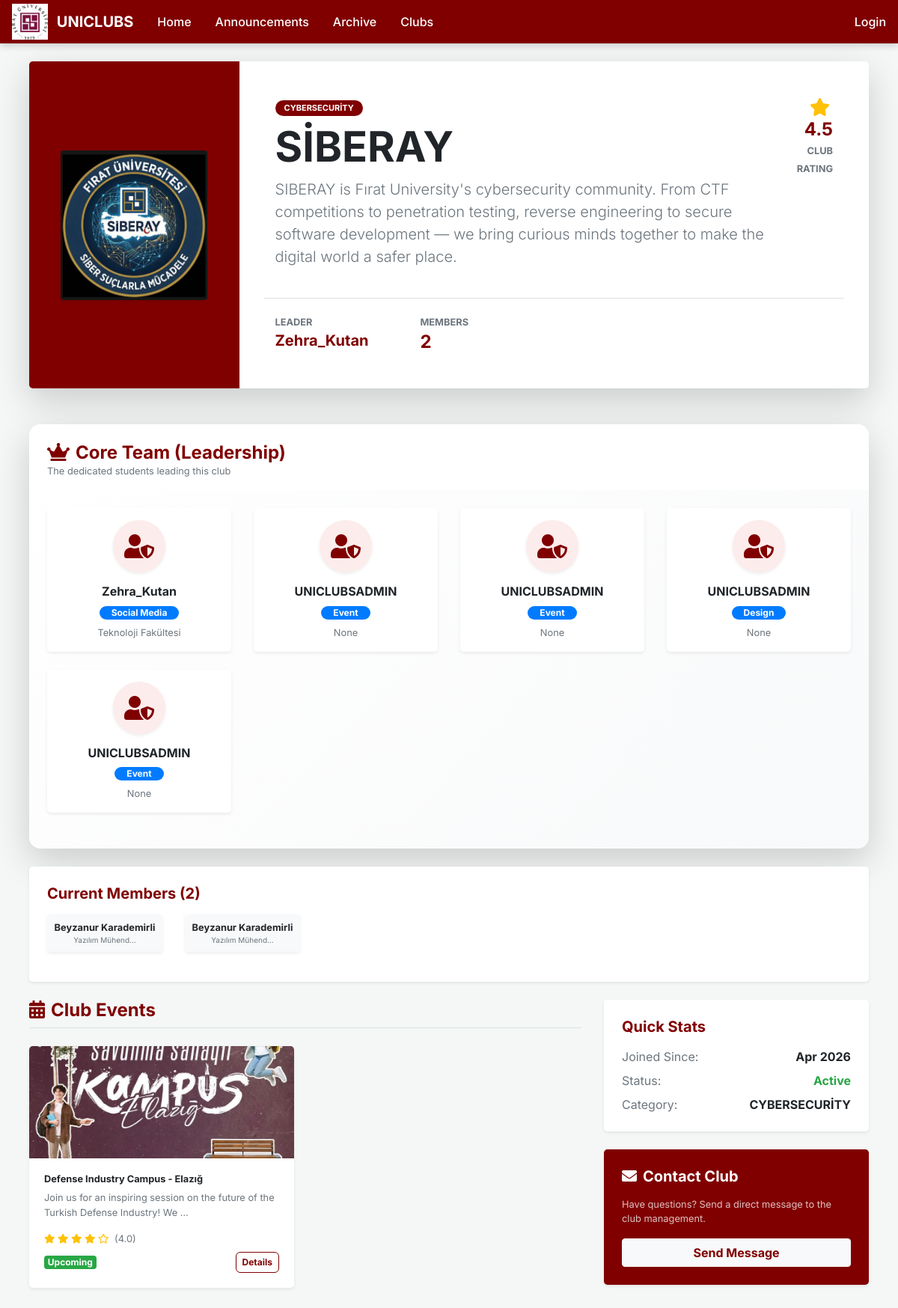
The app's page /clubs/1/ with its own data.
### app/models.py (models this page shows, shortened)
class Club(models.Model): # Stores club profile, recruitment status, and admin links | Kulüp profili, alım durumu ve admin bağlantılarını tutar
    name = models.CharField(max_length=200)
    description = models.TextField(blank=True)
    logo = models.ImageField(upload_to='club_logos/', blank=True, null=True)
    category = models.CharField(max_length=100, blank=True)
    is_active = models.BooleanField(default=True)
    is_approved = models.BooleanField(default=False)
    is_recruiting = models.BooleanField(default=False)
    is_core_team_recruiting = models.BooleanField(default=False)
    leader = models.CharField(max_length=200, blank=True, null=True, help_text="Name of the club leader")
    created_at = models.DateTimeField(default=timezone.now)
    admin_user = models.OneToOneField(User, on_delete=models.SET_NULL, null=True, blank=True, related_name='managed_club')
    class Meta:
        ordering = ['-created_at']

class CoreTeamApplication(models.Model): # Manages applications for specialized club management roles | Uzmanlaşmış kulüp yönetim rolleri için başvuruları yönetir
    DEPARTMENT_CHOICES = [
        ('Event', 'Event'),
        ('Design', 'Design'),
        ('Sponsorship', 'Sponsorship'),
        ('Project', 'Project'),
        ('Social Media', 'Social Media'),
        ('Coordinator', 'Coordinator'),
    ]
    STATUS_CHOICES = [
        ('pending', 'Pending'),
        ('approved', 'Approved'),
        ('rejected', 'Rejected'),
    ]
    student = models.ForeignKey(Student, on_delete=models.CASCADE, related_name='core_team_apps')
    club = models.ForeignKey(Club, on_delete=models.CASCADE, related_name='core_team_apps')
    department = models.CharField(max_length=50, choices=DEPARTMENT_CHOICES)
    status = models.CharField(max_length=20, choices=STATUS_CHOICES, default='pending')
    applied_at = models.DateTimeField(default=timezone.now)

class Student(models.Model): # Base model for student academic and contact information | Öğrenci akademik ve iletişim bilgileri için temel model
    full_name = models.CharField(max_length=200)
    student_id = models.CharField(max_length=20, unique=True)
    department = models.CharField(max_length=200)
    faculty = models.CharField(max_length=200, blank=True, null=True)
    grade = models.CharField(max_length=50, blank=True, null=True)
    email = models.EmailField(unique=True)
    year = models.IntegerField(default=1)
    created_at = models.DateTimeField(default=timezone.now)
    class Meta:
        ordering = ['-created_at']

class Event(models.Model): # Event definition with logic for attendance and average ratings | Katılım ve ortalama puanlama mantığıyla etkinlik tanımı
    STATUS_CHOICES = [
        ('upcoming', 'Upcoming'),
        ('ongoing', 'Ongoing'),
        ('past', 'Past'),
    ]
    title = models.CharField(max_length=200)
    description = models.TextField()
    club = models.ForeignKey(Club, on_delete=models.CASCADE, related_name='events')
    location = models.CharField(max_length=200, blank=True)
    event_date = models.DateField()
    event_time = models.TimeField(blank=True, null=True)
    status = models.CharField(max_length=20, choices=STATUS_CHOICES, default='upcoming')
    is_approved = models.BooleanField(default=False)
    max_participants = models.IntegerField(default=100)
    image = models.ImageField(upload_to='event_images/', blank=True, null=True)
    created_at = models.DateTimeField(default=timezone.now)
    @property
    def average_rating(self):
        ratings = self.ratings.all()
        if not ratings:
            return 0
        return round(sum(r.score for r in ratings) / ratings.count(), 1)
    class Meta:
        ordering = ['-event_date']

class EventRating(models.Model): # Collects numeric scores and comments for completed events | Tamamlanan etkinlikler için sayısal puan ve yorum toplar
    event = models.ForeignKey(Event, on_delete=models.CASCADE, related_name='ratings')
    student = models.ForeignKey(Student, on_delete=models.CASCADE, related_name='ratings')
    score = models.IntegerField(choices=[(i, str(i)) for i in range(1, 6)])
    comment = models.TextField(blank=True)
    rated_at = models.DateTimeField(default=timezone.now)
    class Meta:
        unique_together = ('event', 'student')

### app/views.py (the view)
# urls.py: path('clubs/<int:pk>/', views.club_detail, name='club_detail'),
def club_detail(request, pk):
    club = get_object_or_404(Club, pk=pk)
    today = timezone.now().date()
    events = club.events.filter(is_approved=True, event_date__gte=today).order_by('event_date')
    members = Student.objects.filter(membership_requests__club=club, membership_requests__status='approved')
    all_ratings = EventRating.objects.filter(event__club=club)
    avg_rating = None
    if all_ratings.exists():
        avg_rating = round(sum(r.score for r in all_ratings) / all_ratings.count(), 1)
    core_team = CoreTeamApplication.objects.filter(club=club, status='approved')
    return render(request, 'app/club_detail.html', {
        'club': club,
        'events': events,
        'members': members,
        'core_team': core_team,
        'avg_rating': avg_rating,
    })

### app/templates/app/club_detail.html (shortened to what this page needs)
{% extends "app/layout.html" %}
{% block content %}
<div class="container-fluid px-4">
    <div class="row mb-5">
        <div class="col-12">
            <div class="card border-0 shadow-lg rounded-lg overflow-hidden">
                <div class="row no-gutters">
                    <div class="col-md-3 bg-maroon d-flex align-items-center justify-content-center p-4" style="min-height: 250px;">
                        {% if club.logo %}
                            <img src="{{ club.logo.url }}" class="img-fluid rounded shadow-sm" alt="{{ club.name }}" style="max-height: 200px;">
                        {% else %}
                            <i class="fas fa-users fa-6x text-white opacity-25"></i>
                        {% endif %}
                    </div>
                    <div class="col-md-9">
                        <div class="card-body p-5">
                            <div class="d-flex justify-content-between align-items-start">
                                <div>
                                    <span class="badge badge-maroon mb-2">{{ club.category }}</span>
                                    <h1 class="display-4 font-weight-bold mb-0">{{ club.name }}</h1>
                                    <p class="text-muted lead mt-2">{{ club.description }}</p>
                                </div>
                                <div class="text-right">
                                    <div class="h4 font-weight-bold text-maroon mb-0">
                                        <i class="fas fa-star text-warning mr-1"></i>
                                        {% if avg_rating %}{{ avg_rating }}{% else %}N/A{% endif %}
                                    </div>
                                    <small class="text-muted text-uppercase font-weight-bold">Club Rating</small>
                                </div>
                            </div>
                            <div class="row mt-4 pt-4 border-top">
                                <div class="col-md-3">
                                    <h6 class="text-muted small text-uppercase font-weight-bold mb-1">Leader</h6>
                                    <p class="h5 font-weight-bold mb-0 text-maroon">{{ club.leader|default:"TBA" }}</p>
                                </div>
                                <div class="col-md-3">
                                    <h6 class="text-muted small text-uppercase font-weight-bold mb-1">Members</h6>
                                    <p class="h4 font-weight-bold mb-0 text-maroon">{{ members.count }}</p>
                                </div>
                            </div>
                        </div>
                    </div>
                </div>
            </div>
        </div>
    </div>
    <div class="row mb-4">
        <div class="col-md-12">
            <div class="card border-0 shadow-lg rounded-xl overflow-hidden" style="background: linear-gradient(135deg, #ffffff 0%, #f8f9fa 100%);">
                <div class="card-header bg-white border-0 pt-4 px-4 pb-0">
                    <h4 class="font-weight-bold text-maroon mb-0">
                        <i class="fas fa-crown mr-2"></i>Core Team (Leadership)
                    </h4>
                    <p class="text-muted small">The dedicated students leading this club</p>
                </div>
                <div class="card-body p-4">
                    <div class="row">
                        {% for leader in core_team %}
                        <div class="col-lg-3 col-md-4 col-sm-6 mb-4">
                            <div class="core-team-card h-100 p-3 text-center bg-white shadow-sm border-0 rounded-lg transition-3d">
                                <div class="avatar-circle mx-auto mb-3 shadow-sm bg-maroon-light text-maroon">
                                    <i class="fas fa-user-shield fa-2x"></i>
                                </div>
                                <h6 class="font-weight-bold mb-1">{{ leader.student.full_name }}</h6>
                                <span class="badge badge-pill badge-primary mb-2 px-3">{{ leader.department }}</span>
                                <p class="text-muted small mb-0">{{ leader.student.faculty }}</p>
                            </div>
                        </div>
                        {% endfor %}
                    </div>
                </div>
            </div>
        </div>
    </div>
    <div class="row">
        <div class="col-md-12 mb-4">
            <div class="card border-0 shadow-sm rounded-lg">
                <div class="card-body p-4">
                    <h5 class="font-weight-bold mb-3 text-maroon">Current Members ({{ members.count }})</h5>
                    <div class="row">
                        {% for member in members %}
                        <div class="col-md-2 col-sm-4 mb-3">
                            <div class="p-2 bg-light rounded text-center shadow-sm">
                                <p class="font-weight-bold mb-0 small">{{ member.full_name }}</p>
                                <small class="text-muted d-block" style="font-size: 10px;">{{ member.department|truncatechars:15 }}</small>
                            </div>
                        </div>
                        {% empty %}
                        <div class="col-12 text-center py-3">
                            <p class="text-muted small">No members joined yet.</p>
                        </div>
                        {% endfor %}
                    </div>
                </div>
            </div>
        </div>
        <div class="col-md-8">
            <h4 class="font-weight-bold text-maroon mb-4 border-bottom pb-2">
                <i class="fas fa-calendar-alt mr-2"></i>Club Events
            </h4>
            <div class="row">
                {% for event in events %}
                <div class="col-md-6 mb-4">
                    <div class="card h-100 border-0 shadow-sm rounded-lg overflow-hidden event-card">
                        {% if event.image %}
                        <img src="{{ event.image.url }}" class="card-img-top" style="height:150px; object-fit:cover;">
                        {% else %}
                        <div class="bg-light d-flex align-items-center justify-content-center" style="height:150px;">
                            <i class="fas fa-image fa-3x text-muted"></i>
                        </div>
                        {% endif %}
                        <div class="card-body">
                            <h5 class="card-title font-weight-bold small mb-2">{{ event.title }}</h5>
                            <p class="card-text text-muted small mb-3">{{ event.description|truncatewords:15 }}</p>
                            <div class="mb-2">
                                <div class="text-warning small">
                                    {% for i in "12345" %}
                                        {% if forloop.counter <= event.average_rating %}
                                            <i class="fas fa-star"></i>
                                        {% else %}
                                            <i class="far fa-star"></i>
                                        {% endif %}
                                    {% endfor %}
                                    <span class="text-muted ml-1">({{ event.average_rating }})</span>
                                </div>
                            </div>
                            <div class="d-flex justify-content-between align-items-center">
                                <span class="badge {% if event.status == 'upcoming' %}badge-success{% else %}badge-secondary{% endif %} small">
                                    {{ event.get_status_display }}
                                </span>
                                <a href="{% url 'event_detail' event.pk %}" class="btn btn-outline-maroon btn-sm">Details</a>
                            </div>
                        </div>
                    </div>
                </div>
                {% empty %}
                <div class="col-12 text-center py-5">
                    <p class="text-muted">No events listed for this club yet.</p>
                </div>
                {% endfor %}
            </div>
        </div>
        <div class="col-md-4">
            <div class="card border-0 shadow-sm rounded-lg mb-4">
                <div class="card-body p-4">
                    <h5 class="font-weight-bold mb-3 text-maroon">Quick Stats</h5>
                    <ul class="list-unstyled mb-0">
                        <li class="d-flex justify-content-between mb-2">
                            <span class="text-muted">Joined Since:</span>
                            <span class="font-weight-bold">{{ club.created_at|date:"M Y" }}</span>
                        </li>
                        <li class="d-flex justify-content-between mb-2">
                            <span class="text-muted">Status:</span>
                            <span class="text-success font-weight-bold">Active</span>
                        </li>
                        <li class="d-flex justify-content-between mb-0">
                            <span class="text-muted">Category:</span>
                            <span class="font-weight-bold">{{ club.category }}</span>
                        </li>
                    </ul>
                </div>
            </div>
            <div class="card border-0 shadow-sm rounded-lg text-white" style="background-color: #800000;">
                <div class="card-body p-4">
                    <h5 class="font-weight-bold mb-3"><i class="fas fa-envelope mr-2"></i>Contact Club</h5>
                    <p class="small opacity-75">Have questions? Send a direct message to the club management.</p>
                    <a href="{% url 'messages' %}?club={{ club.id }}" class="btn btn-light btn-block font-weight-bold text-maroon">
                        Send Message
                    </a>
                </div>
            </div>
        </div>
    </div>
</div>
{% endblock %}

### app/templates/app/layout.html (style rules this page uses)
:root { --maroon: #800000; --maroon-dark: #600000; --maroon-light: #fceceb; --soft-bg: #f4f7f6; }
body { background-color: var(--soft-bg); font-family: 'Inter', 'Segoe UI', sans-serif; padding-bottom: 60px; }
.text-maroon { color: var(--maroon) !important; }
.bg-maroon { background-color: var(--maroon) !important; }

### app/templates/app/club_detail.html (style rules this page uses)
.bg-maroon { background-color: #800000; }
.text-maroon { color: #800000 !important; }
.badge-maroon { background-color: #800000; color: white; padding: 5px 12px; border-radius: 20px; font-size: 11px; font-weight: bold; }
.btn-outline-maroon { color: #800000; border: 1px solid #800000; border-radius: 6px; font-size: 12px; font-weight: bold; }
.event-card { transition: 0.3s; }
.opacity-75 { opacity: 0.75; }
.rounded-xl { border-radius: 15px !important; }
.bg-maroon-light { background-color: #fceceb; }
.avatar-circle { width: 70px; height: 70px; border-radius: 50%; display: flex; align-items: center; justify-content: center; }
.transition-3d { transition: transform 0.3s ease, box-shadow 0.3s ease; }

### records on screen
Club: logo (picture), category "CYBERSECURİTY", name "SİBERAY", description "SIBERAY is Fırat University's cybersecurity community. From CTF competitions to penetration testing, reverse engineering to secure software development — we bring curious minds together to make the digital world a safer place.", leader "Zehra_Kutan", created_at "Apr 2026"
CoreTeamApplication: student.full_name "Zehra_Kutan", department "Social Media", student.faculty "Teknoloji Fakültesi"
CoreTeamApplication: student.full_name "UNICLUBSADMIN", department "Event", student.faculty "None"
CoreTeamApplication: student.full_name "UNICLUBSADMIN", department "Event", student.faculty "None"
CoreTeamApplication: student.full_name "UNICLUBSADMIN", department "Design", student.faculty "None"
CoreTeamApplication: student.full_name "UNICLUBSADMIN", department "Event", student.faculty "None"
Student: full_name "Beyzanur Karademirli", department "Yazılım Mühend…"
Event: image (picture), title "Defense Industry Campus - Elazığ", description "Join us for an inspiring session on the future of the Turkish Defense Industry! We …", average_rating "4.0", status "Upcoming"

### other values on screen
{{ avg_rating }} "4.5"
{{ members.count }} "2"
